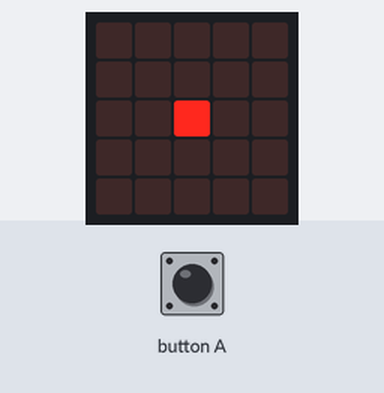
The program below on a simulated BBC micro:bit (MakeCode). Parts: the board's 5×5 LED display. Inputs (shaded band) come from the test bench. The 48×5 strip is a reading aid, not a part: it shows the text the display is scrolling, unrolled, one strip-width of it at a time.

Above: at 1.6 s.
1.7 s: button A pressed for 0.15 s
At 2.9 s:
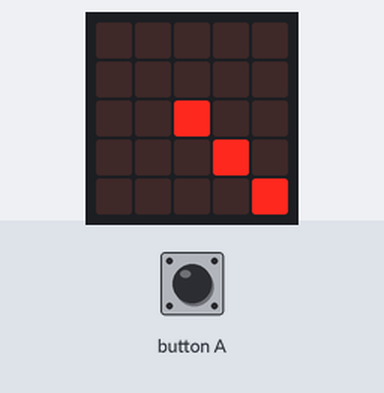
At 4.3 s:
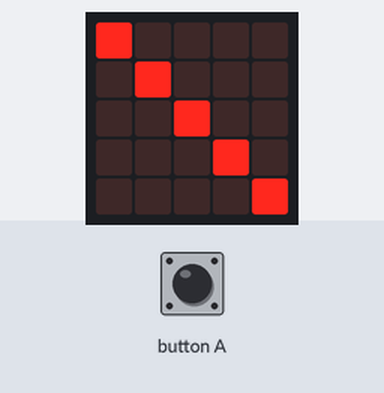

Measured:
- after the input at 1.7 s, the display: changes after 0.15 s (image 1)
- what the display in image 1 shows lasts 1.4 s, from 1.9 s to 3.3 s

The program:

main.ts
```typescript
input.onButtonPressed(Button.A, function () {
    basic.showLeds(`
        . . . . .
        . . . . .
        . . # . .
        . . . # .
        . . . . #
        `)
    basic.pause(1000)
    basic.showLeds(`
        # . . . .
        . # . . .
        . . # . .
        . . . # .
        . . . . #
        `)
    basic.pause(1000)
    basic.showLeds(`
        # . . . .
        # # . . .
        # . # . .
        # . . # .
        # . . . #
        `)
    basic.pause(1000)
    basic.showLeds(`
        # . . . .
        # # . . .
        # . # . .
        # . . # .
        # # # # #
        `)
    basic.showString("Triangolo rettangolo")
})
basic.showLeds(`
    . . . . .
    . . . . .
    . . # . .
    . . . . .
    . . . . .
    `)
```

test.ts
```typescript
// i test vanno qui; questi non saranno compilati quando questo pacchetto viene usato come estensione.
```
